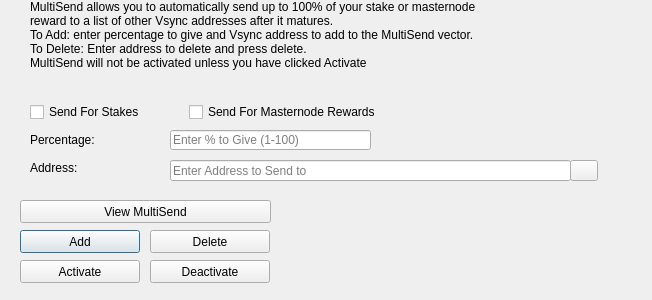
<?xml version="1.0" encoding="UTF-8"?>
<ui version="4.0">
 <class>MultiSendDialog</class>
 <widget class="QDialog" name="MultiSendDialog">
  <property name="windowModality">
   <enum>Qt::NonModal</enum>
  </property>
  <property name="geometry">
   <rect>
    <x>0</x>
    <y>0</y>
    <width>652</width>
    <height>300</height>
   </rect>
  </property>
  <property name="windowTitle">
   <string>MultiSend</string>
  </property>
  <widget class="QLineEdit" name="multiSendPercentEdit">
   <property name="geometry">
    <rect>
     <x>170</x>
     <y>130</y>
     <width>201</width>
     <height>20</height>
    </rect>
   </property>
   <property name="toolTip">
    <string>Enter whole numbers 1 - 100</string>
   </property>
   <property name="placeholderText">
    <string>Enter % to Give (1-100)</string>
   </property>
  </widget>
  <widget class="QLineEdit" name="multiSendAddressEdit">
   <property name="geometry">
    <rect>
     <x>170</x>
     <y>160</y>
     <width>401</width>
     <height>21</height>
    </rect>
   </property>
   <property name="toolTip">
    <string/>
   </property>
   <property name="placeholderText">
    <string>Enter Address to Send to</string>
   </property>
  </widget>
  <widget class="QLabel" name="label_2">
   <property name="geometry">
    <rect>
     <x>30</x>
     <y>0</y>
     <width>451</width>
     <height>121</height>
    </rect>
   </property>
   <property name="lineWidth">
    <number>1</number>
   </property>
   <property name="text">
    <string>MultiSend allows you to automatically send up to 100% of your stake or masternode reward to a list of other Vsync addresses after it matures.
To Add: enter percentage to give and Vsync address to add to the MultiSend vector.
To Delete: Enter address to delete and press delete.
MultiSend will not be activated unless you have clicked Activate</string>
   </property>
   <property name="alignment">
    <set>Qt::AlignLeading|Qt::AlignLeft|Qt::AlignTop</set>
   </property>
   <property name="wordWrap">
    <bool>true</bool>
   </property>
  </widget>
  <widget class="QLabel" name="message">
   <property name="geometry">
    <rect>
     <x>290</x>
     <y>200</y>
     <width>351</width>
     <height>91</height>
    </rect>
   </property>
   <property name="text">
    <string/>
   </property>
  </widget>
  <widget class="QPushButton" name="addButton">
   <property name="geometry">
    <rect>
     <x>20</x>
     <y>230</y>
     <width>120</width>
     <height>23</height>
    </rect>
   </property>
   <property name="toolTip">
    <string/>
   </property>
   <property name="statusTip">
    <string>Add to MultiSend Vector</string>
   </property>
   <property name="text">
    <string>Add</string>
   </property>
  </widget>
  <widget class="QPushButton" name="disableButton">
   <property name="geometry">
    <rect>
     <x>150</x>
     <y>260</y>
     <width>120</width>
     <height>23</height>
    </rect>
   </property>
   <property name="statusTip">
    <string>Deactivate MultiSend</string>
   </property>
   <property name="text">
    <string>Deactivate</string>
   </property>
  </widget>
  <widget class="QPushButton" name="addressBookButton">
   <property name="geometry">
    <rect>
     <x>570</x>
     <y>160</y>
     <width>28</width>
     <height>21</height>
    </rect>
   </property>
   <property name="toolTip">
    <string>Choose an address from the address book</string>
   </property>
   <property name="text">
    <string/>
   </property>
   <property name="icon">
    <iconset resource="../vsync.qrc">
     <normaloff>:/icons/address-book</normaloff>:/icons/address-book</iconset>
   </property>
   <property name="shortcut">
    <string>Alt+A</string>
   </property>
   <property name="autoDefault">
    <bool>false</bool>
   </property>
  </widget>
  <widget class="QLabel" name="label">
   <property name="geometry">
    <rect>
     <x>30</x>
     <y>130</y>
     <width>121</width>
     <height>20</height>
    </rect>
   </property>
   <property name="toolTip">
    <string>Percentage of stake to send</string>
   </property>
   <property name="text">
    <string>Percentage:</string>
   </property>
  </widget>
  <widget class="QLabel" name="label_5">
   <property name="geometry">
    <rect>
     <x>30</x>
     <y>160</y>
     <width>111</width>
     <height>16</height>
    </rect>
   </property>
   <property name="toolTip">
    <string>Address to send portion of stake to</string>
   </property>
   <property name="text">
    <string>Address:</string>
   </property>
  </widget>
  <widget class="QPushButton" name="deleteButton">
   <property name="geometry">
    <rect>
     <x>150</x>
     <y>230</y>
     <width>120</width>
     <height>23</height>
    </rect>
   </property>
   <property name="toolTip">
    <string/>
   </property>
   <property name="statusTip">
    <string>Delete Address From MultiSend Vector</string>
   </property>
   <property name="text">
    <string>Delete</string>
   </property>
  </widget>
  <widget class="QPushButton" name="activateButton">
   <property name="geometry">
    <rect>
     <x>20</x>
     <y>260</y>
     <width>120</width>
     <height>23</height>
    </rect>
   </property>
   <property name="statusTip">
    <string>Activate MultiSend</string>
   </property>
   <property name="text">
    <string>Activate</string>
   </property>
  </widget>
  <widget class="QPushButton" name="viewButton">
   <property name="geometry">
    <rect>
     <x>20</x>
     <y>200</y>
     <width>251</width>
     <height>23</height>
    </rect>
   </property>
   <property name="toolTip">
    <string/>
   </property>
   <property name="statusTip">
    <string>View MultiSend Vector</string>
   </property>
   <property name="text">
    <string>View MultiSend</string>
   </property>
  </widget>
  <widget class="QWidget" name="horizontalLayoutWidget">
   <property name="geometry">
    <rect>
     <x>30</x>
     <y>100</y>
     <width>351</width>
     <height>24</height>
    </rect>
   </property>
   <layout class="QHBoxLayout" name="horizontalLayout">
    <item>
     <widget class="QCheckBox" name="multiSendStakeCheckBox">
      <property name="text">
       <string>Send For Stakes</string>
      </property>
     </widget>
    </item>
    <item>
     <widget class="QCheckBox" name="multiSendMasternodeCheckBox">
      <property name="text">
       <string>Send For Masternode Rewards</string>
      </property>
     </widget>
    </item>
   </layout>
  </widget>
 </widget>
 <resources>
  <include location="../vsync.qrc"/>
 </resources>
 <connections/>
</ui>
